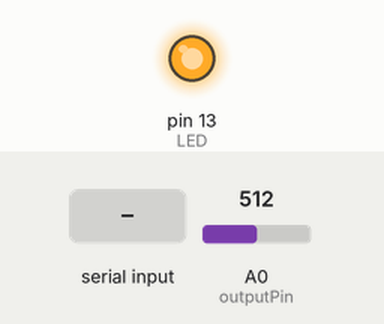
A sketch run on a simulated Arduino Uno, built with avr-gcc and run on an emulated ATmega328P. Shown: output pins drawn as LEDs (lit = HIGH). The test bench sets the inputs (shaded band); at power-on: A0 (outputPin) = 512. What the sketch prints to the serial monitor is not drawn.

Above: at 0.1 s.
At 1.2 s:
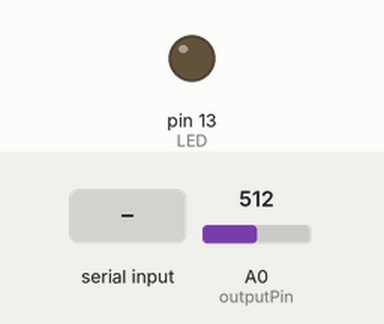
1.3 s: "z" received over Serial
At 2.1 s:
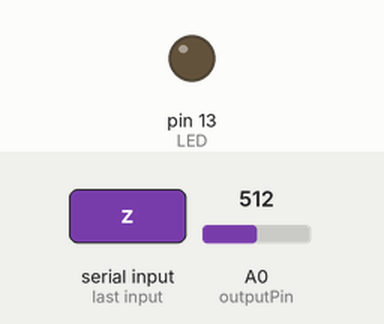
Timing chart, 0 to 4.3 s (numbered marks = the images above; inputs shaded):
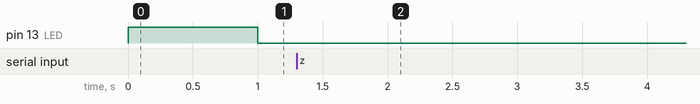

The sketch:

temp_sensor.ino
```cpp
#define LED 13
#define IN_PORT 0
#define NUMLOOPS 90
#define LOOP_DELAY 1000

//initializes/defines the output pin of the LM335 temperature sensor
int outputPin= 0;
//this sets the ground pin to LOW and the input voltage pin to high
void setup()
{
Serial.begin(9600);
Serial.println("Hello");
pinMode(LED, OUTPUT);
}

//main loop
void loop()
{

 char command;
  int value;
  int rawvoltage= analogRead(outputPin);
  float millivolts= (rawvoltage/1024.0) * 5000;
  float kelvin= (millivolts/10);
  float celsius= kelvin - 273.15;
  float fahrenheit= ((celsius * 9)/5 +32);
  if (Serial.available() > 0) {
    command = (char)Serial.read();
    if (command == 'z') {
      Serial.println("Degrees Fahrenheit:\n");
      for (int i = 0; i < NUMLOOPS; i++) {
        rawvoltage= analogRead(outputPin);
        millivolts= (rawvoltage/1024.0) * 5000;
        kelvin= (millivolts/10);
        celsius= kelvin - 273.15;
        fahrenheit= ((celsius * 9)/5 +32);
        delay(LOOP_DELAY);
        Serial.println(fahrenheit);
      }
      Serial.println("End");
    }
  }
  else {
    digitalWrite(LED, HIGH);
    delay(LOOP_DELAY);
    digitalWrite(LED, LOW);
    delay(LOOP_DELAY);
  }


delay(1000);
}
```

Measured:
- after the input at 1.3 s, pin 13 (LED): stops changing and stays LOW
